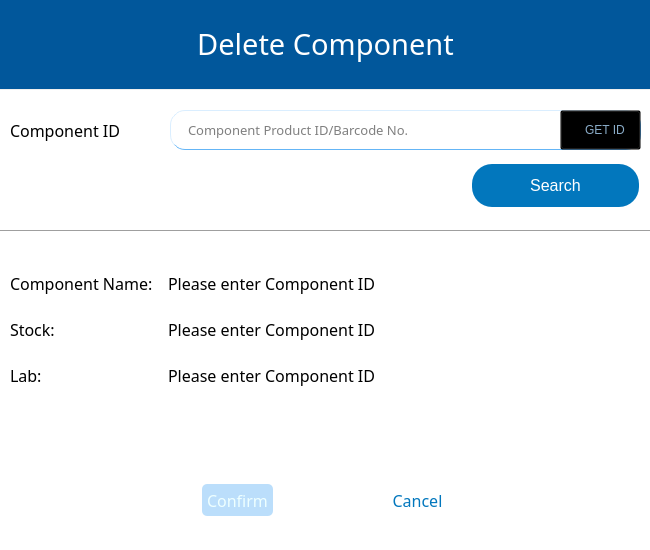
<?xml version="1.0" encoding="UTF-8"?>
<ui version="4.0">
 <class>delete_comp</class>
 <widget class="QWidget" name="delete_comp">
  <property name="geometry">
   <rect>
    <x>0</x>
    <y>0</y>
    <width>650</width>
    <height>550</height>
   </rect>
  </property>
  <property name="minimumSize">
   <size>
    <width>650</width>
    <height>550</height>
   </size>
  </property>
  <property name="maximumSize">
   <size>
    <width>650</width>
    <height>550</height>
   </size>
  </property>
  <property name="windowTitle">
   <string>Delete Component</string>
  </property>
  <widget class="QPushButton" name="confirmButton">
   <property name="enabled">
    <bool>false</bool>
   </property>
   <property name="geometry">
    <rect>
     <x>200</x>
     <y>480</y>
     <width>75</width>
     <height>40</height>
    </rect>
   </property>
   <property name="font">
    <font>
     <family>Slate For OnePlus Medium</family>
     <pointsize>-1</pointsize>
     <weight>7</weight>
     <italic>false</italic>
     <bold>false</bold>
    </font>
   </property>
   <property name="styleSheet">
    <string notr="true">#confirmButton{
	font: 57 8pt &quot;Slate For OnePlus Medium&quot;;
background-color:#0277BD;
    color: white;
    padding: 5px;
    text-align: center;
    font-size: 16px;
    margin: 4px 2px;
border-radius: 5px;
}
#confirmButton:hover{
background-color:#01579B;

}
#confirmButton:pressed{
background-color:#1A237E;
}
#confirmButton:disabled{
background-color:#bbdefb;
color: #eeffff;
}
</string>
   </property>
   <property name="text">
    <string>Confirm</string>
   </property>
   <property name="shortcut">
    <string>Return</string>
   </property>
  </widget>
  <widget class="QPushButton" name="cancelButton">
   <property name="geometry">
    <rect>
     <x>380</x>
     <y>480</y>
     <width>75</width>
     <height>40</height>
    </rect>
   </property>
   <property name="font">
    <font>
     <family>Slate For OnePlus Medium</family>
     <pointsize>-1</pointsize>
     <weight>7</weight>
     <italic>false</italic>
     <bold>false</bold>
    </font>
   </property>
   <property name="styleSheet">
    <string notr="true">#cancelButton{
background-color:white;
color:#0277BD;
	font: 57 8pt &quot;Slate For OnePlus Medium&quot;;
    color: #0277BD;
    padding: 5px;
    text-align: center;
    font-size: 16px;
    margin: 0px;
border-radius: 0px;
}
#cancelButton:hover{
background-color:#01579B;
	font: 87 8pt &quot;Roboto Black&quot;;
    color: white;
    padding: 5px;
    text-align: center;
    font-size: 16px;
    margin: 4px 2px;
border-radius: 5px;
}
#cancelButton:pressed{
background-color:#1A237E;
}</string>
   </property>
   <property name="text">
    <string>Cancel</string>
   </property>
   <property name="shortcut">
    <string>Esc</string>
   </property>
  </widget>
  <widget class="QWidget" name="formLayoutWidget">
   <property name="geometry">
    <rect>
     <x>10</x>
     <y>263</y>
     <width>631</width>
     <height>191</height>
    </rect>
   </property>
   <layout class="QFormLayout" name="formLayout">
    <property name="sizeConstraint">
     <enum>QLayout::SetDefaultConstraint</enum>
    </property>
    <item row="3" column="0">
     <widget class="QLabel" name="labelName">
      <property name="minimumSize">
       <size>
        <width>0</width>
        <height>40</height>
       </size>
      </property>
      <property name="font">
       <font>
        <family>Slate For OnePlus BK</family>
        <pointsize>12</pointsize>
        <weight>7</weight>
        <italic>false</italic>
        <bold>false</bold>
       </font>
      </property>
      <property name="styleSheet">
       <string notr="true">font: 57 12pt &quot;Slate For OnePlus BK&quot;;</string>
      </property>
      <property name="text">
       <string>Component Name:</string>
      </property>
     </widget>
    </item>
    <item row="3" column="1">
     <widget class="QLabel" name="showName">
      <property name="font">
       <font>
        <family>Slate For OnePlus BK</family>
        <pointsize>12</pointsize>
        <weight>7</weight>
        <italic>false</italic>
        <bold>false</bold>
       </font>
      </property>
      <property name="styleSheet">
       <string notr="true">font: 57 12pt &quot;Slate For OnePlus BK&quot;;
 padding: 5px;</string>
      </property>
      <property name="text">
       <string>Please enter Component ID</string>
      </property>
     </widget>
    </item>
    <item row="4" column="0">
     <widget class="QLabel" name="labelStock">
      <property name="minimumSize">
       <size>
        <width>0</width>
        <height>40</height>
       </size>
      </property>
      <property name="font">
       <font>
        <family>Slate For OnePlus BK</family>
        <pointsize>12</pointsize>
        <weight>7</weight>
        <italic>false</italic>
        <bold>false</bold>
       </font>
      </property>
      <property name="styleSheet">
       <string notr="true">font: 57 12pt &quot;Slate For OnePlus BK&quot;;</string>
      </property>
      <property name="text">
       <string>Stock:</string>
      </property>
     </widget>
    </item>
    <item row="4" column="1">
     <widget class="QLabel" name="showStock">
      <property name="font">
       <font>
        <family>Slate For OnePlus BK</family>
        <pointsize>12</pointsize>
        <weight>7</weight>
        <italic>false</italic>
        <bold>false</bold>
       </font>
      </property>
      <property name="styleSheet">
       <string notr="true">font: 57 12pt &quot;Slate For OnePlus BK&quot;;
 padding: 5px;</string>
      </property>
      <property name="text">
       <string>Please enter Component ID</string>
      </property>
     </widget>
    </item>
    <item row="5" column="0">
     <widget class="QLabel" name="labelLab">
      <property name="minimumSize">
       <size>
        <width>0</width>
        <height>40</height>
       </size>
      </property>
      <property name="font">
       <font>
        <family>Slate For OnePlus BK</family>
        <pointsize>12</pointsize>
        <weight>7</weight>
        <italic>false</italic>
        <bold>false</bold>
       </font>
      </property>
      <property name="styleSheet">
       <string notr="true">font: 57 12pt &quot;Slate For OnePlus BK&quot;;</string>
      </property>
      <property name="text">
       <string>Lab:</string>
      </property>
     </widget>
    </item>
    <item row="5" column="1">
     <widget class="QLabel" name="showLab">
      <property name="font">
       <font>
        <family>Slate For OnePlus BK</family>
        <pointsize>12</pointsize>
        <weight>7</weight>
        <italic>false</italic>
        <bold>false</bold>
       </font>
      </property>
      <property name="styleSheet">
       <string notr="true">font: 57 12pt &quot;Slate For OnePlus BK&quot;;
 padding: 5px;</string>
      </property>
      <property name="text">
       <string>Please enter Component ID</string>
      </property>
     </widget>
    </item>
   </layout>
  </widget>
  <widget class="QLabel" name="MAINLABEL">
   <property name="geometry">
    <rect>
     <x>0</x>
     <y>-2</y>
     <width>651</width>
     <height>91</height>
    </rect>
   </property>
   <property name="font">
    <font>
     <family>Slate For OnePlus Medium</family>
     <pointsize>22</pointsize>
     <weight>7</weight>
     <italic>false</italic>
     <bold>false</bold>
    </font>
   </property>
   <property name="styleSheet">
    <string notr="true">font: 57 22pt &quot;Slate For OnePlus Medium&quot;;
color: #ffffff;
background-color:#01579B;</string>
   </property>
   <property name="text">
    <string>Delete Component</string>
   </property>
   <property name="alignment">
    <set>Qt::AlignCenter</set>
   </property>
  </widget>
  <widget class="QLabel" name="label_2">
   <property name="geometry">
    <rect>
     <x>-30</x>
     <y>90</y>
     <width>731</width>
     <height>551</height>
    </rect>
   </property>
   <property name="styleSheet">
    <string notr="true">background-color:#ffffff</string>
   </property>
   <property name="text">
    <string/>
   </property>
  </widget>
  <widget class="QPushButton" name="searchButton">
   <property name="geometry">
    <rect>
     <x>470</x>
     <y>160</y>
     <width>171</width>
     <height>51</height>
    </rect>
   </property>
   <property name="minimumSize">
    <size>
     <width>0</width>
     <height>40</height>
    </size>
   </property>
   <property name="styleSheet">
    <string notr="true">#searchButton{
	font: 57 8pt &quot;Slate For OnePlus Medium&quot;;
background-color:#0277BD;
    color: white;
    padding: 5px;
    text-align: center;
    font-size: 16px;
    margin: 4px 2px;
border-radius: 20px;
}
#searchButton:hover{
background-color:#01579B;

}
#searchButton:pressed{
background-color:#1A237E;
}</string>
   </property>
   <property name="text">
    <string>Search</string>
   </property>
  </widget>
  <widget class="QLineEdit" name="enterCid">
   <property name="geometry">
    <rect>
     <x>170</x>
     <y>110</y>
     <width>471</width>
     <height>40</height>
    </rect>
   </property>
   <property name="minimumSize">
    <size>
     <width>300</width>
     <height>40</height>
    </size>
   </property>
   <property name="font">
    <font>
     <family>Slate For OnePlus</family>
     <pointsize>10</pointsize>
     <weight>7</weight>
     <italic>false</italic>
     <bold>false</bold>
    </font>
   </property>
   <property name="styleSheet">
    <string notr="true">#enterCid{
background-color: white;
border-color: #64B5F6;
border-style: outset;
border-width: 1px;
border-radius: 15px;
font: 57 10pt &quot;Slate For OnePlus&quot;;
padding: 6px;
padding-left: 15px;

}
#enterCid:hover {
    border-style: inset;
}
#enterCid:focus {
    background-color: #E3F2FD;
    border-style: inset;
}</string>
   </property>
   <property name="placeholderText">
    <string>Component Product ID/Barcode No.</string>
   </property>
   <property name="clearButtonEnabled">
    <bool>false</bool>
   </property>
  </widget>
  <widget class="QLabel" name="labelCid">
   <property name="geometry">
    <rect>
     <x>10</x>
     <y>110</y>
     <width>141</width>
     <height>40</height>
    </rect>
   </property>
   <property name="minimumSize">
    <size>
     <width>0</width>
     <height>40</height>
    </size>
   </property>
   <property name="font">
    <font>
     <family>Slate For OnePlus BK</family>
     <pointsize>12</pointsize>
     <weight>7</weight>
     <italic>false</italic>
     <bold>false</bold>
    </font>
   </property>
   <property name="styleSheet">
    <string notr="true">font: 57 12pt &quot;Slate For OnePlus BK&quot;;</string>
   </property>
   <property name="text">
    <string>Component ID</string>
   </property>
  </widget>
  <widget class="Line" name="line">
   <property name="geometry">
    <rect>
     <x>-50</x>
     <y>230</y>
     <width>800</width>
     <height>3</height>
    </rect>
   </property>
   <property name="orientation">
    <enum>Qt::Horizontal</enum>
   </property>
  </widget>
  <widget class="QPushButton" name="searchCid">
   <property name="geometry">
    <rect>
     <x>560</x>
     <y>110</y>
     <width>81</width>
     <height>40</height>
    </rect>
   </property>
   <property name="minimumSize">
    <size>
     <width>0</width>
     <height>40</height>
    </size>
   </property>
   <property name="styleSheet">
    <string notr="true">#searchCid{background-color: transparent;
border-color: transparent;
font: 57 10pt &quot;Slate For OnePlus Medium&quot;;
padding: 6px;
padding-left: 15px;
color:#8aacc8;
}
#searchCid:hover{
background-color: #003c8f;
border-color: #003c8f;
border-style: outset;
border-width: 1px;
border-radius: 15px;
font: 57 10pt &quot;Slate For OnePlus Medium&quot;;
padding: 6px;
padding-left: 15px;
color:white
}
#searchCid:pressed {
   background-color: #000051;
border-color: #000051;
border-style: outset;
border-width: 1px;
border-radius: 15px;
font: 57 10pt &quot;Slate For OnePlus Medium&quot;;
padding: 6px;
padding-left: 15px;
color:white
}</string>
   </property>
   <property name="text">
    <string>GET ID</string>
   </property>
  </widget>
  <zorder>label_2</zorder>
  <zorder>confirmButton</zorder>
  <zorder>cancelButton</zorder>
  <zorder>formLayoutWidget</zorder>
  <zorder>MAINLABEL</zorder>
  <zorder>searchButton</zorder>
  <zorder>enterCid</zorder>
  <zorder>labelCid</zorder>
  <zorder>line</zorder>
  <zorder>searchCid</zorder>
 </widget>
 <resources/>
 <connections/>
</ui>
